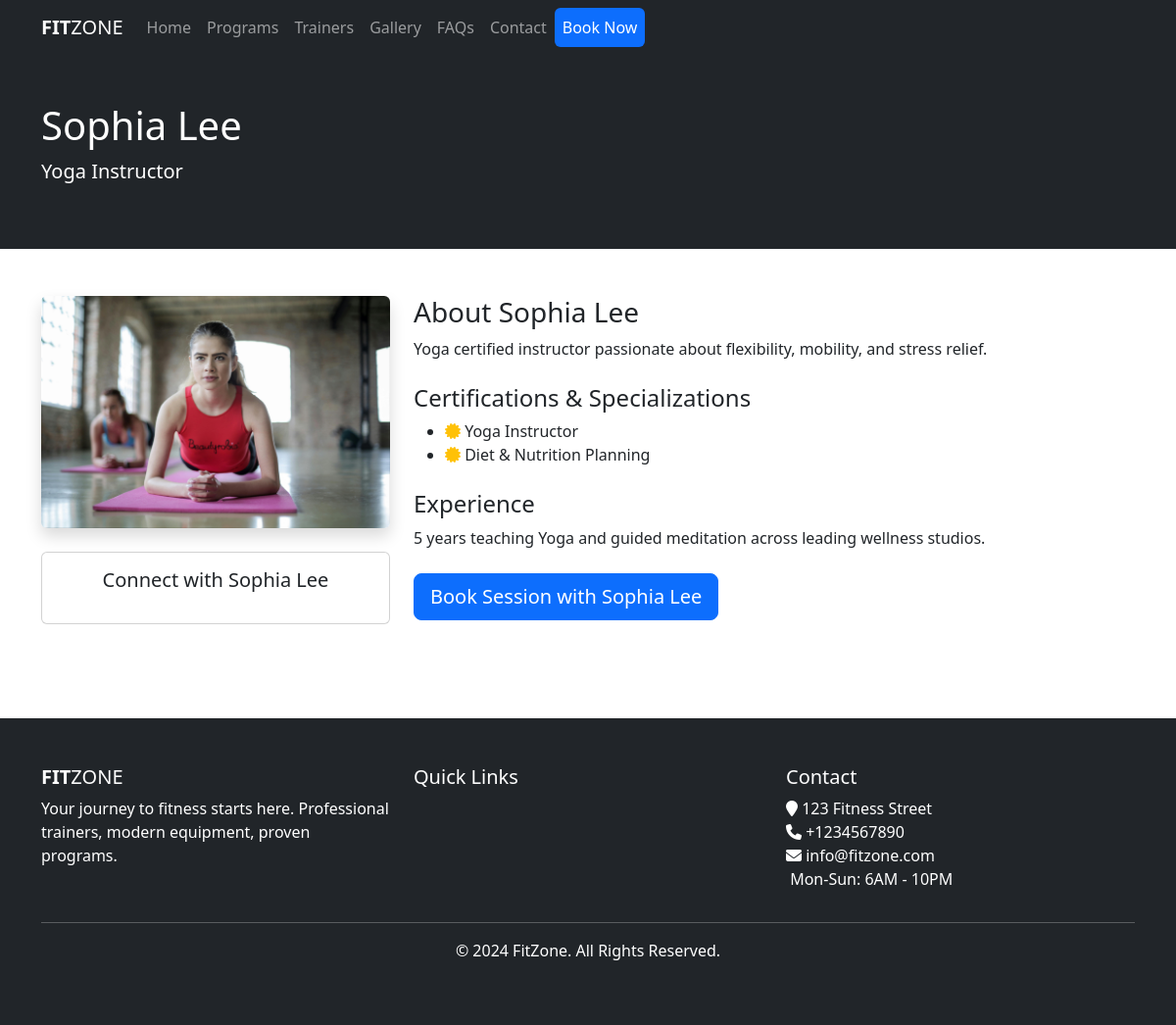
The app's page /trainers/3/ with its own data.
### gym/models.py (models this page shows, shortened)
class Trainer(models.Model):
    name = models.CharField(max_length=120)
    specialization = models.CharField(max_length=50)
    picture = models.ImageField(upload_to="trainers/")
    bio = models.TextField(help_text="Trainer biography")
    experience = models.TextField(help_text="Years and type of experience")
    certifications = models.ManyToManyField('Specialization', related_name='trainers')
    twitter = models.CharField(max_length=120,blank = True,null = True)
    facebook = models.CharField(max_length=120,blank = True,null = True)
    instagram = models.CharField(max_length=120,blank = True,null = True)

class Specialization(models.Model):
    name = models.CharField(max_length=120)
    class Meta:
        verbose_name_plural = 'Specializations'

### gym/views.py (the view)
# urls.py: path('trainers/<int:pk>/',views.TrainerDetailsView.as_view(),name="trainer_details"),
class TrainerDetailsView(DetailView):
    template_name = "gym/trainer_details.html"
    queryset = Trainer.objects.all()

### gym/context_processors.py (called while the page is built)
def footer_content(request):
    programs = Program.objects.all()[:4]
    trainers = Trainer.objects.all()[:4]
    context = {
        'footer_programs': programs,
        'footer_trainers': trainers
    }
    return context

### templates/gym/trainer_details.html (shortened to what this page needs)
{% extends 'base.html' %}
{% block maincontent %}
<div class="inner-banner bg-dark text-white py-5">
    <div class="container">
        <h1>{{ object.name }}</h1>
        <p class="lead">{{ object.specialization }}</p>
    </div>
</div>
<div class="main-content py-5">
    <div class="container">
        <div class="row">
            <div class="col-md-4">
                <img src="{{ object.picture.url }}" class="img-fluid rounded shadow mb-4" alt="{{ object.name }}">
                <div class="card">
                    <div class="card-body text-center">
                        <h5>Connect with {{ object.name }}</h5>
                    </div>
                </div>
            </div>
            <div class="col-md-8">
                <h3>About {{ object.name }}</h3>
                <p>{{ object.bio }}</p>
                <h4 class="mt-4">Certifications & Specializations</h4>
                <ul>
                    {% for cert in object.certifications.all %}
                    <li><i class="fa fa-certificate text-warning"></i> {{ cert.name }}</li>
                    {% endfor %}
                </ul>
                <h4 class="mt-4">Experience</h4>
                <p>{{ object.experience }}</p>
                <div class="mt-4">
                    <a href="{% url 'Booking:booking' %}" class="btn btn-primary btn-lg">Book Session with {{ object.name }}</a>
                </div>
            </div>
        </div>
    </div>
</div>
{% endblock %}

### records on screen
Trainer: name "Sophia Lee", specialization "Yoga Instructor", picture (picture), bio "Yoga certified instructor passionate about flexibility, mobility, and stress relief.", experience "5 years teaching Yoga and guided meditation across leading wellness studios."
Specialization: name "Yoga Instructor"
Specialization: name "Diet & Nutrition Planning"
